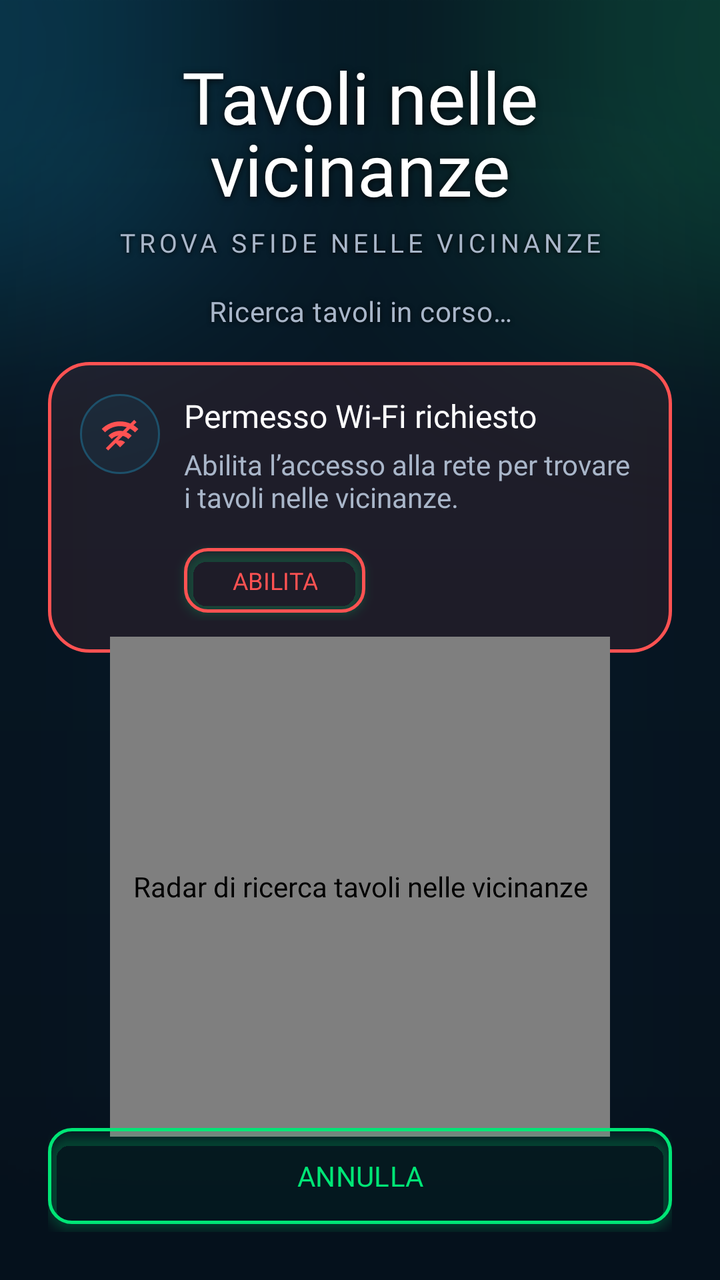
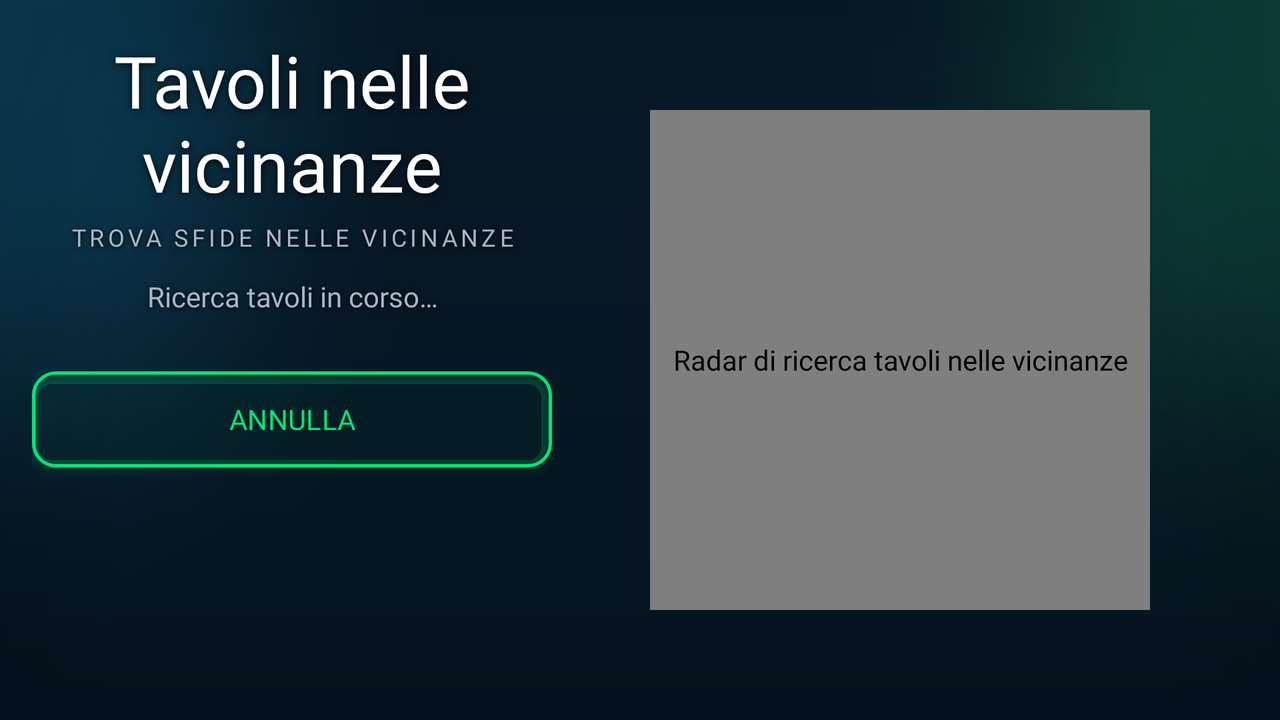

An Android layout and its configuration variant, each rendered on a device that would load it. The default file and the variant file are quoted in full after the pictures.
<!-- AndroidManifest.xml: application theme Theme.GiocoDel15 -->
<!-- res/layout/activity_nearby_tables.xml -->
<?xml version="1.0" encoding="utf-8"?>
<androidx.constraintlayout.widget.ConstraintLayout xmlns:android="http://schemas.android.com/apk/res/android"
    xmlns:app="http://schemas.android.com/apk/res-auto"
    xmlns:tools="http://schemas.android.com/tools"
    android:layout_width="match_parent"
    android:layout_height="match_parent"
    android:background="@drawable/bg_lobby_activity"
    android:padding="@dimen/screen_padding">

    <TextView
        android:id="@+id/nearbyTitle"
        android:layout_width="0dp"
        android:layout_height="wrap_content"
        android:gravity="center"
        android:textAlignment="center"
        android:text="@string/nearby_title"
        android:textAppearance="@style/TextAppearance.GiocoDel15.ScreenTitle"
        app:layout_constraintEnd_toEndOf="parent"
        app:layout_constraintStart_toStartOf="parent"
        app:layout_constraintTop_toTopOf="parent" />

    <TextView
        android:id="@+id/nearbySubtitle"
        android:layout_width="0dp"
        android:layout_height="wrap_content"
        android:layout_marginTop="@dimen/space_4"
        android:gravity="center"
        android:textAlignment="center"
        android:text="@string/nearby_subtitle"
        android:textAppearance="@style/TextAppearance.GiocoDel15.ScreenSubtitle"
        app:layout_constraintEnd_toEndOf="parent"
        app:layout_constraintStart_toStartOf="parent"
        app:layout_constraintTop_toBottomOf="@id/nearbyTitle" />

    <TextView
        android:id="@+id/nearbyStatus"
        android:layout_width="0dp"
        android:layout_height="wrap_content"
        android:layout_marginTop="@dimen/space_16"
        android:gravity="center"
        android:textAlignment="center"
        android:text="@string/nearby_searching"
        android:textAppearance="@style/TextAppearance.GiocoDel15.BodySecondary"
        android:shadowColor="#CC000000"
        android:shadowDx="0"
        android:shadowDy="1"
        android:shadowRadius="6"
        app:layout_constraintEnd_toEndOf="parent"
        app:layout_constraintStart_toStartOf="parent"
        app:layout_constraintTop_toBottomOf="@id/nearbySubtitle" />

    
    <androidx.constraintlayout.widget.ConstraintLayout
        android:id="@+id/nearbyErrorCard"
        android:layout_width="0dp"
        android:layout_height="wrap_content"
        android:layout_marginTop="@dimen/space_16"
        android:background="@drawable/bg_card_error"
        android:padding="@dimen/space_16"
        android:visibility="gone"
        app:layout_constraintEnd_toEndOf="parent"
        app:layout_constraintStart_toStartOf="parent"
        app:layout_constraintTop_toBottomOf="@id/nearbyStatus"
        tools:visibility="visible">

        <FrameLayout
            android:id="@+id/nearbyErrorIconContainer"
            android:layout_width="@dimen/icon_40"
            android:layout_height="@dimen/icon_40"
            android:background="@drawable/bg_icon_circle"
            app:layout_constraintStart_toStartOf="parent"
            app:layout_constraintTop_toTopOf="parent">

            <ImageView
                android:layout_width="@dimen/icon_20"
                android:layout_height="@dimen/icon_20"
                android:layout_gravity="center"
                android:src="@drawable/ic_wifi_off"
                android:contentDescription="@null"
                app:tint="@color/game_red" />
        </FrameLayout>

        <TextView
            android:id="@+id/nearbyErrorTitle"
            android:layout_width="0dp"
            android:layout_height="wrap_content"
            android:layout_marginStart="@dimen/space_12"
            android:fontFamily="@font/rajdhani_bold"
            android:text="@string/nearby_wifi_required_title"
            android:textColor="@color/game_text_primary"
            android:textSize="@dimen/text_body"
            app:layout_constraintEnd_toEndOf="parent"
            app:layout_constraintStart_toEndOf="@id/nearbyErrorIconContainer"
            app:layout_constraintTop_toTopOf="@id/nearbyErrorIconContainer" />

        <TextView
            android:id="@+id/nearbyErrorBody"
            android:layout_width="0dp"
            android:layout_height="wrap_content"
            android:layout_marginTop="@dimen/space_4"
            android:text="@string/nearby_wifi_required_body"
            android:textColor="@color/game_text_secondary"
            android:textSize="@dimen/text_body_secondary"
            app:layout_constraintEnd_toEndOf="parent"
            app:layout_constraintStart_toStartOf="@id/nearbyErrorTitle"
            app:layout_constraintTop_toBottomOf="@id/nearbyErrorTitle" />

        <com.google.android.material.button.MaterialButton
            android:id="@+id/nearbyErrorRetryButton"
            style="@style/Widget.GiocoDel15.OutlineButton"
            android:layout_width="wrap_content"
            android:layout_height="wrap_content"
            android:layout_marginTop="@dimen/space_12"
            android:minHeight="0dp"
            android:paddingTop="@dimen/space_8"
            android:paddingBottom="@dimen/space_8"
            android:text="@string/nearby_enable"
            android:textSize="@dimen/text_caption"
            app:strokeColor="@color/game_red"
            android:textColor="@color/game_red"
            app:layout_constraintStart_toStartOf="@id/nearbyErrorTitle"
            app:layout_constraintTop_toBottomOf="@id/nearbyErrorBody" />
    </androidx.constraintlayout.widget.ConstraintLayout>

    <ScrollView
        android:layout_width="0dp"
        android:layout_height="0dp"
        android:layout_marginTop="@dimen/space_lg"
        app:layout_constraintBottom_toTopOf="@id/cancelButton"
        app:layout_constraintEnd_toEndOf="parent"
        app:layout_constraintStart_toStartOf="parent"
        app:layout_constraintTop_toBottomOf="@id/nearbyErrorCard">

        <LinearLayout
            android:id="@+id/tablesContainer"
            android:layout_width="match_parent"
            android:layout_height="wrap_content"
            android:orientation="vertical" />
    </ScrollView>

    <com.lucapiciollo.giocodel15.core.ui.NearbyRadarView
        android:id="@+id/rippleWave"
        android:layout_width="@dimen/radar_size"
        android:layout_height="@dimen/radar_size"
        android:contentDescription="@string/cd_radar"
        app:layout_constraintBottom_toTopOf="@id/cancelButton"
        app:layout_constraintEnd_toEndOf="parent"
        app:layout_constraintStart_toStartOf="parent"
        app:layout_constraintTop_toBottomOf="@id/nearbyErrorCard" />

    <com.google.android.material.button.MaterialButton
        android:id="@+id/cancelButton"
        style="@style/Widget.GiocoDel15.OutlineButton"
        android:layout_width="0dp"
        android:layout_height="wrap_content"
        android:text="@string/nearby_cancel"
        app:layout_constraintBottom_toBottomOf="parent"
        app:layout_constraintEnd_toEndOf="parent"
        app:layout_constraintStart_toStartOf="parent" />

</androidx.constraintlayout.widget.ConstraintLayout>
<!-- resources referenced by this layout -->
<resources>
  <color name="game_red">#FF5252</color>
  <color name="game_text_primary">#FFFFFF</color>
  <color name="game_text_secondary">#A9B6C9</color>
  <dimen name="icon_20">20dp</dimen>
  <dimen name="icon_40">40dp</dimen>
  <dimen name="radar_size">250dp</dimen>
  <dimen name="screen_padding">24dp</dimen>
  <dimen name="space_12">12dp</dimen>
  <dimen name="space_16">16dp</dimen>
  <dimen name="space_4">4dp</dimen>
  <dimen name="space_8">8dp</dimen>
  <dimen name="space_lg">24dp</dimen>
  <dimen name="text_body">16sp</dimen>
  <dimen name="text_body_secondary">14sp</dimen>
  <dimen name="text_caption">12sp</dimen>
  <!-- drawable bg_card_error (drawable) -->
  <?xml version="1.0" encoding="utf-8"?>
  <shape xmlns:android="http://schemas.android.com/apk/res/android" android:shape="rectangle">
      <solid android:color="@color/card_error_fill" />
      <corners android:radius="@dimen/radius_large" />
      <stroke
          android:width="@dimen/card_stroke_width"
          android:color="@color/game_red" />
  </shape>
  <!-- drawable bg_icon_circle (drawable) -->
  <?xml version="1.0" encoding="utf-8"?>
  <shape xmlns:android="http://schemas.android.com/apk/res/android" android:shape="oval">
      <solid android:color="@color/icon_container_neutral_fill" />
      <stroke
          android:width="@dimen/card_stroke_width_thin"
          android:color="@color/game_outline" />
  </shape>
  <string name="cd_radar">Radar di ricerca tavoli nelle vicinanze</string>
  <string name="nearby_cancel">ANNULLA</string>
  <string name="nearby_enable">ABILITA</string>
  <string name="nearby_searching">Ricerca tavoli in corso…</string>
  <string name="nearby_subtitle">TROVA SFIDE NELLE VICINANZE</string>
  <string name="nearby_title">Tavoli nelle vicinanze</string>
  <string name="nearby_wifi_required_body">Abilita l’accesso alla rete per trovare i tavoli nelle vicinanze.</string>
  <string name="nearby_wifi_required_title">Permesso Wi-Fi richiesto</string>
  <style name="TextAppearance.GiocoDel15.BodySecondary" parent="TextAppearance.Material3.BodyMedium">
          <item name="android:fontFamily">@font/rajdhani_medium</item>
          <item name="android:textSize">@dimen/text_body_secondary</item>
          <item name="android:textColor">@color/game_text_secondary</item>
      </style>
  <style name="TextAppearance.GiocoDel15.ScreenTitle" parent="TextAppearance.Material3.HeadlineMedium">
          <item name="android:fontFamily">@font/russo_one</item>
          <item name="android:textSize">@dimen/screen_title</item>
          <item name="android:textColor">@color/game_text_primary</item>
          <item name="android:shadowColor">#CC000000</item>
          <item name="android:shadowDx">0</item>
          <item name="android:shadowDy">2</item>
          <item name="android:shadowRadius">8</item>
      </style>
  <color name="card_error_fill">#18FF5252</color>
  <dimen name="radius_large">20dp</dimen>
  <dimen name="card_stroke_width">1.5dp</dimen>
  <color name="icon_container_neutral_fill">#1000BFFF</color>
  <dimen name="card_stroke_width_thin">1dp</dimen>
  <color name="game_outline">#1D506A</color>
  <dimen name="screen_subtitle">13sp</dimen>
  <dimen name="uppercase_letter_spacing">0.15</dimen>
  <dimen name="screen_title">36sp</dimen>
  <dimen name="button_height">56dp</dimen>
  <dimen name="radius_md">12dp</dimen>
  <color name="game_primary">@color/game_green</color>
  <dimen name="outline_stroke_width">1.5dp</dimen>
  <dimen name="button_outline_elevation">3dp</dimen>
  <color name="game_secondary">@color/game_cyan</color>
  <color name="game_green">#00E676</color>
  <color name="game_cyan">#00BFFF</color>
  <!-- some entries are left out for length -->
</resources>
<!-- res/layout-land/activity_nearby_tables.xml (the repository's variant of the layout above) -->
<!-- drawn on the phone turned sideways -->
<?xml version="1.0" encoding="utf-8"?>
<androidx.constraintlayout.widget.ConstraintLayout xmlns:android="http://schemas.android.com/apk/res/android"
    xmlns:app="http://schemas.android.com/apk/res-auto"
    android:layout_width="match_parent"
    android:layout_height="match_parent"
    android:background="@drawable/bg_lobby_activity"
    android:padding="@dimen/screen_padding_compact">

    <com.google.android.material.button.MaterialButton
        android:id="@+id/cancelButton"
        style="@style/Widget.GiocoDel15.OutlineButton"
        android:layout_width="0dp"
        android:layout_height="wrap_content"
        android:layout_marginTop="@dimen/space_lg"
        android:text="@string/nearby_cancel"
        app:layout_constraintEnd_toEndOf="@id/nearbyHeader"
        app:layout_constraintStart_toStartOf="@id/nearbyHeader"
        app:layout_constraintTop_toBottomOf="@id/nearbyHeader" />

    <LinearLayout
        android:id="@+id/nearbyHeader"
        android:layout_width="@dimen/land_header_width"
        android:layout_height="wrap_content"
        android:orientation="vertical"
        app:layout_constraintStart_toStartOf="parent"
        app:layout_constraintTop_toTopOf="parent">

        <TextView
            android:id="@+id/nearbyTitle"
            android:layout_width="match_parent"
            android:layout_height="wrap_content"
            android:fontFamily="@font/russo_one"
            android:gravity="center"
            android:textAlignment="center"
            android:text="@string/nearby_title"
            android:textColor="@color/game_text_primary"
            android:textSize="@dimen/screen_title"
            android:shadowColor="#CC000000"
            android:shadowDx="0"
            android:shadowDy="2"
            android:shadowRadius="8" />

        <TextView
            android:id="@+id/nearbySubtitle"
            android:layout_width="match_parent"
            android:layout_height="wrap_content"
            android:layout_marginTop="@dimen/space_4"
            android:fontFamily="@font/rajdhani_semibold"
            android:gravity="center"
            android:textAlignment="center"
            android:letterSpacing="@dimen/uppercase_letter_spacing"
            android:text="@string/nearby_subtitle"
            android:textColor="@color/game_text_secondary"
            android:textSize="@dimen/text_caption"
            android:shadowColor="#E6000000"
            android:shadowDx="0"
            android:shadowDy="1"
            android:shadowRadius="6" />

        <TextView
            android:id="@+id/nearbyStatus"
            android:layout_width="match_parent"
            android:layout_height="wrap_content"
            android:layout_marginTop="@dimen/space_12"
            android:fontFamily="@font/rajdhani_medium"
            android:gravity="center"
            android:textAlignment="center"
            android:text="@string/nearby_searching"
            android:textColor="@color/game_text_secondary"
            android:textSize="@dimen/text_body_secondary"
            android:shadowColor="#CC000000"
            android:shadowDx="0"
            android:shadowDy="1"
            android:shadowRadius="6" />

        <androidx.constraintlayout.widget.ConstraintLayout
            android:id="@+id/nearbyErrorCard"
            android:layout_width="match_parent"
            android:layout_height="wrap_content"
            android:layout_marginTop="@dimen/space_12"
            android:background="@drawable/bg_card_error"
            android:padding="@dimen/space_12"
            android:visibility="gone">

            <FrameLayout
                android:id="@+id/nearbyErrorIconContainer"
                android:layout_width="@dimen/icon_32"
                android:layout_height="@dimen/icon_32"
                android:background="@drawable/bg_icon_circle"
                app:layout_constraintStart_toStartOf="parent"
                app:layout_constraintTop_toTopOf="parent">

                <ImageView
                    android:layout_width="@dimen/icon_20"
                    android:layout_height="@dimen/icon_20"
                    android:layout_gravity="center"
                    android:src="@drawable/ic_wifi_off"
                    android:contentDescription="@null"
                    app:tint="@color/game_red" />
            </FrameLayout>

            <TextView
                android:id="@+id/nearbyErrorTitle"
                android:layout_width="0dp"
                android:layout_height="wrap_content"
                android:layout_marginStart="@dimen/space_8"
                android:fontFamily="@font/rajdhani_bold"
                android:text="@string/nearby_wifi_required_title"
                android:textColor="@color/game_text_primary"
                android:textSize="@dimen/text_body_secondary"
                app:layout_constraintEnd_toEndOf="parent"
                app:layout_constraintStart_toEndOf="@id/nearbyErrorIconContainer"
                app:layout_constraintTop_toTopOf="@id/nearbyErrorIconContainer" />

            <TextView
                android:id="@+id/nearbyErrorBody"
                android:layout_width="0dp"
                android:layout_height="wrap_content"
                android:layout_marginTop="@dimen/space_4"
                android:text="@string/nearby_wifi_required_body"
                android:textColor="@color/game_text_secondary"
                android:textSize="@dimen/text_caption"
                app:layout_constraintEnd_toEndOf="parent"
                app:layout_constraintStart_toStartOf="@id/nearbyErrorTitle"
                app:layout_constraintTop_toBottomOf="@id/nearbyErrorTitle" />

            <com.google.android.material.button.MaterialButton
                android:id="@+id/nearbyErrorRetryButton"
                style="@style/Widget.GiocoDel15.OutlineButton"
                android:layout_width="wrap_content"
                android:layout_height="wrap_content"
                android:layout_marginTop="@dimen/space_8"
                android:minHeight="0dp"
                android:paddingTop="@dimen/space_4"
                android:paddingBottom="@dimen/space_4"
                android:text="@string/nearby_enable"
                android:textSize="@dimen/text_caption"
                app:strokeColor="@color/game_red"
                android:textColor="@color/game_red"
                app:layout_constraintStart_toStartOf="@id/nearbyErrorTitle"
                app:layout_constraintTop_toBottomOf="@id/nearbyErrorBody" />
        </androidx.constraintlayout.widget.ConstraintLayout>
    </LinearLayout>

    <ScrollView
        android:layout_width="0dp"
        android:layout_height="0dp"
        android:layout_marginStart="@dimen/space_lg"
        app:layout_constraintBottom_toBottomOf="parent"
        app:layout_constraintEnd_toEndOf="parent"
        app:layout_constraintStart_toEndOf="@id/nearbyHeader"
        app:layout_constraintTop_toTopOf="parent">

        <LinearLayout
            android:id="@+id/tablesContainer"
            android:layout_width="match_parent"
            android:layout_height="wrap_content"
            android:orientation="vertical" />
    </ScrollView>

    <com.lucapiciollo.giocodel15.core.ui.NearbyRadarView
        android:id="@+id/rippleWave"
        android:layout_width="@dimen/radar_size"
        android:layout_height="@dimen/radar_size"
        android:contentDescription="@string/cd_radar"
        app:layout_constraintBottom_toBottomOf="parent"
        app:layout_constraintEnd_toEndOf="parent"
        app:layout_constraintStart_toEndOf="@id/nearbyHeader"
        app:layout_constraintTop_toTopOf="parent" />

</androidx.constraintlayout.widget.ConstraintLayout>
<!-- resources referenced by the variant -->
<!-- as the phone turned sideways resolves them -->
<resources>
  <color name="game_red">#FF5252</color>
  <color name="game_text_primary">#FFFFFF</color>
  <color name="game_text_secondary">#A9B6C9</color>
  <dimen name="icon_20">20dp</dimen>
  <dimen name="icon_32">32dp</dimen>
  <dimen name="land_header_width">260dp</dimen>
  <dimen name="radar_size">250dp</dimen>
  <dimen name="screen_padding_compact">16dp</dimen>
  <dimen name="screen_title">36sp</dimen>
  <dimen name="space_12">12dp</dimen>
  <dimen name="space_4">4dp</dimen>
  <dimen name="space_8">8dp</dimen>
  <dimen name="space_lg">24dp</dimen>
  <dimen name="text_body_secondary">14sp</dimen>
  <dimen name="text_caption">12sp</dimen>
  <dimen name="uppercase_letter_spacing">0.15</dimen>
  <!-- drawable bg_card_error (drawable) -->
  <?xml version="1.0" encoding="utf-8"?>
  <shape xmlns:android="http://schemas.android.com/apk/res/android" android:shape="rectangle">
      <solid android:color="@color/card_error_fill" />
      <corners android:radius="@dimen/radius_large" />
      <stroke
          android:width="@dimen/card_stroke_width"
          android:color="@color/game_red" />
  </shape>
  <!-- drawable bg_icon_circle (drawable) -->
  <?xml version="1.0" encoding="utf-8"?>
  <shape xmlns:android="http://schemas.android.com/apk/res/android" android:shape="oval">
      <solid android:color="@color/icon_container_neutral_fill" />
      <stroke
          android:width="@dimen/card_stroke_width_thin"
          android:color="@color/game_outline" />
  </shape>
  <!-- drawable ic_wifi_off (drawable) -->
  <?xml version="1.0" encoding="utf-8"?>
  <vector xmlns:android="http://schemas.android.com/apk/res/android"
      android:width="24dp"
      android:height="24dp"
      android:viewportWidth="24"
      android:viewportHeight="24">
      <path
          android:fillColor="#FFFFFFFF"
          android:pathData="M1,9l2,2c4.97,-4.97 13.03,-4.97 18,0l2,-2C16.93,2.93 7.08,2.93 1,9z M5,13l2,2c2.76,-2.76 7.24,-2.76 10,0l2,-2C15.14,9.14 8.87,9.14 5,13z M9,17l3,3l3,-3C13.35,15.35 10.66,15.35 9,17z" />
      <path
          android:fillColor="@color/game_red"
          android:pathData="M20.49,3.51L3.51,20.49l1.41,1.41L21.9,4.93z" />
  </vector>
  <string name="cd_radar">Radar di ricerca tavoli nelle vicinanze</string>
  <string name="nearby_cancel">ANNULLA</string>
  <string name="nearby_enable">ABILITA</string>
  <string name="nearby_searching">Ricerca tavoli in corso…</string>
  <string name="nearby_subtitle">TROVA SFIDE NELLE VICINANZE</string>
  <string name="nearby_title">Tavoli nelle vicinanze</string>
  <string name="nearby_wifi_required_body">Abilita l’accesso alla rete per trovare i tavoli nelle vicinanze.</string>
  <string name="nearby_wifi_required_title">Permesso Wi-Fi richiesto</string>
  <color name="card_error_fill">#18FF5252</color>
  <dimen name="radius_large">20dp</dimen>
  <dimen name="card_stroke_width">1.5dp</dimen>
  <color name="icon_container_neutral_fill">#1000BFFF</color>
  <dimen name="card_stroke_width_thin">1dp</dimen>
  <color name="game_outline">#1D506A</color>
  <dimen name="button_height">56dp</dimen>
  <dimen name="radius_md">12dp</dimen>
  <color name="game_primary">@color/game_green</color>
  <dimen name="outline_stroke_width">1.5dp</dimen>
  <dimen name="button_outline_elevation">3dp</dimen>
  <color name="game_secondary">@color/game_cyan</color>
  <color name="game_green">#00E676</color>
  <color name="game_cyan">#00BFFF</color>
  <!-- some entries are left out for length -->
</resources>
